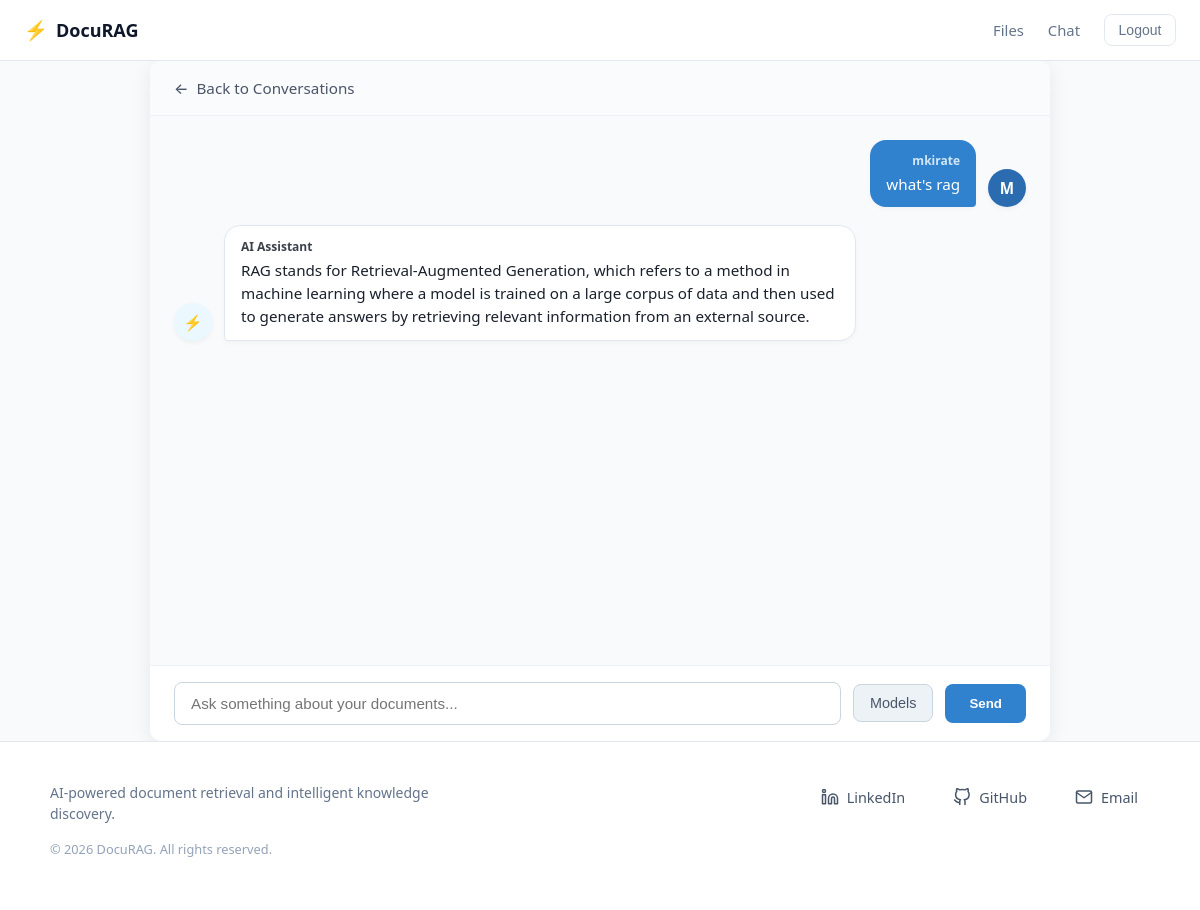
The app's page /chatbot/11/conversation (signed in) with its own data.
### chatbot/models.py (models this page shows)
class Message(models.Model):
    owner = models.ForeignKey(User, on_delete=models.CASCADE)
    body = models.TextField()
    created_at = models.DateTimeField(auto_now_add=True)
    class Meta:
            ordering = ["created_at"]

### user_auth/models.py (models this page shows)
class User(AbstractUser):
    email = models.EmailField(unique=True)
    username = models.CharField(max_length=255, unique=True)
    role = models.ForeignKey(UserRole, on_delete=models.SET_NULL,
                             null=True,
                             related_name="users")

### chatbot/views.py (the view, shortened to what this page needs)
# urls.py: path('chatbot', views.converstaions_view, name="conversations"),
@login_required(login_url='login')
def chatbot(request, pk):
    if LoadingBase.objects.filter(user=request.user).exists():
        data = LoadingBase.objects.get(user=request.user)
        conversation = Conversation.objects.get(room__user=request.user, pk=pk)
        upload_dir = Path(settings.UPLOAD_DIR)
        files_path = []
        for file in data.files.all():
            file_path = upload_dir / file.file_path
            files_path.append(str(file_path))
        if not files_path:
            return redirect('add-file')
        context = {'conversations': conversation.conversations.all()}
        return render(request, "chatbot.html", context)
    return redirect('add-file')

### chatbot/templates/chatbot.html (shortened to what this page needs)
{% extends 'main.html' %}
{% load static %}
{% block extra_css %}
    <link rel="stylesheet" href="{% static 'chatbot/chat.css' %}">
{% endblock %}
{% block content %}
<div class="chat-container">
    <div class="chat-header">
        <a href="{% url 'conversations' %}" class="btn-back">
            <span class="back-arrow">&larr;</span> Back to Conversations
        </a>
    </div>
    <div class="chat-messages">
        {% for message in conversations %}
            {% if message.owner.role.name == 'assistant' %}
                <div class="msg-row msg-ai">
                    <div class="msg-avatar">⚡</div>
                    <div class="msg-bubble">
                        <div class="msg-sender">AI Assistant</div>
                        <div class="msg-text">{{ message.body }}</div>
                    </div>
                </div>
            {% else %}
                <div class="msg-row msg-user">
                    <div class="msg-bubble">
                        <div class="msg-sender">{{ message.owner.username }}</div>
                        <div class="msg-text">{{ message.body }}</div>
                    </div>
                    <div class="msg-avatar">{{ message.owner.username|first|upper }}</div>
                </div>
            {% endif %}
        {% empty %}
            <div class="chat-empty-state">
                <div class="empty-icon">💡</div>
                <h3>Ask a question about your files</h3>
                <p>Type your query below to search and generate responses based on your uploaded documents.</p>
            </div>
        {% endfor %}
    </div>
    <div class="chat-input-wrapper">
        <form method="post" class="chat-form">
            <input
                type="text"
                name="query"
                placeholder="Ask something about your documents..."
                autocomplete="off"
                class="chat-input"
            >
            <div class="model-selector-container">
                <button type="button" id="models_button" class="model-trigger-btn">Models</button>
            </div>
            <button type="submit" class="btn-chat-send">Send</button>
        </form>
    </div>
</div>
{% endblock %}

### static/core/base.css (style rules this page uses)
:root { --bg-main: #f8fafc; --bg-surface: #ffffff; --bg-input: #f1f5f9; --border-color: #e2e8f0; --accent-primary: #4f46e5; --accent-primary-hover: #4338ca; --accent-secondary: #0891b2; --accent-glow: rgba(79, 70, 229, 0.12); --text-main: #0f172a; --text-muted: #64748b; --danger-color: #dc2626; }
*, *::before, *::after { box-sizing: border-box; }
body { margin: 0; padding: 0; background-color: var(--bg-main); color: var(--text-main); font-family: system-ui, -apple-system, BlinkMacSystemFont, 'Segoe UI', Roboto, sans-serif; min-height: 100vh; display: flex; flex-direction: column; }

### static/chatbot/chat.css (style rules this page uses)
.chat-container { display: flex; flex-direction: column; height: 85vh; max-width: 900px; margin: 0 auto; background: #ffffff; border-radius: 12px; box-shadow: 0 4px 20px rgba(0, 0, 0, 0.08); overflow: hidden; }
.chat-header { padding: 16px 24px; border-bottom: 1px solid #eef2f6; background: #fafbfc; }
.btn-back { display: inline-flex; align-items: center; gap: 8px; color: #4a5568; text-decoration: none; font-weight: 500; font-size: 0.95rem; transition: color 0.2s; }
.chat-messages { flex: 1; overflow-y: auto; padding: 24px; display: flex; flex-direction: column; gap: 18px; background-color: #f8fafc; }
.msg-row { display: flex; align-items: flex-end; gap: 12px; max-width: 80%; }
.msg-ai { align-self: flex-start; }
.msg-ai .msg-bubble { background: #ffffff; color: #1a202c; border: 1px solid #e2e8f0; border-bottom-left-radius: 4px; }
.msg-user { align-self: flex-end !important; flex-direction: row !important; }
.msg-user .msg-bubble { background: #3182ce; color: #ffffff; border-bottom-right-radius: 4px; }
.msg-user .msg-sender { color: #ebf8ff; text-align: right; }
.msg-avatar { width: 38px; height: 38px; border-radius: 50%; background: #edf2f7; color: #2d3748; display: flex; align-items: center; justify-content: center; font-weight: 600; font-size: 0.95rem; flex-shrink: 0; box-shadow: 0 2px 5px rgba(0,0,0,0.05); }
.msg-ai .msg-avatar { background: #ebf8ff; color: #3182ce; }
.msg-user .msg-avatar { background: #2b6cb0; color: #ffffff; }
.msg-bubble { padding: 12px 16px; border-radius: 16px; box-shadow: 0 2px 4px rgba(0,0,0,0.03); word-break: break-word; }
.msg-sender { font-size: 0.75rem; font-weight: 600; margin-bottom: 4px; opacity: 0.85; }
.msg-text { font-size: 0.95rem; line-height: 1.5; }
.chat-input-wrapper { padding: 16px 24px; background: #ffffff; border-top: 1px solid #eef2f6; }
.chat-form { display: flex; gap: 12px; align-items: center; position: relative; }
.chat-input { flex: 1; padding: 12px 16px; border: 1px solid #cbd5e0; border-radius: 8px; font-size: 0.95rem; outline: none; transition: border-color 0.2s; }
.model-selector-container { position: relative; }
.model-trigger-btn { padding: 10px 16px; background: #edf2f7; color: #4a5568; border: 1px solid #cbd5e0; border-radius: 8px; font-size: 0.9rem; font-weight: 500; cursor: pointer; transition: background 0.2s, border-color 0.2s; white-space: nowrap; }
.btn-chat-send { padding: 12px 24px; background: #3182ce; color: #ffffff; border: none; border-radius: 8px; font-weight: 600; cursor: pointer; transition: background 0.2s; }

### records on screen
Message: owner.username "mkirate", body "what's rag", owner.username|first "M"
Message: body "RAG stands for Retrieval-Augmented Generation, which refers to a method in machine learning where a model is trained on a large corpus of data and then used to generate answers by retrieving relevant information from an external source."
